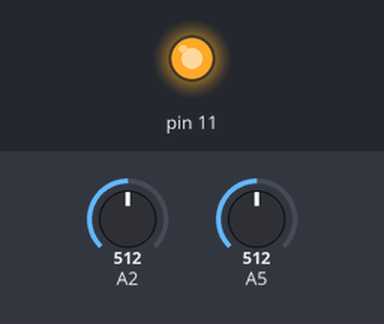
Recording of a sketch running on a simulated Arduino Uno, built with avr-gcc and run on an emulated ATmega328P. On the bench: output pins drawn as LEDs (lit = HIGH). The inputs (shaded band) are chosen by the test bench; at power-on: A2 = 512, A5 = 512.

Above: at 1.2 s.
1.3 s: A2 set to 195
2.8 s: A2 set to 168
At 4.0 s:
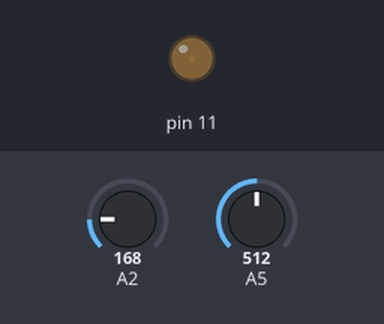
4.3 s: A5 set to 477
5.8 s: A5 set to 454
At 6.3 s:
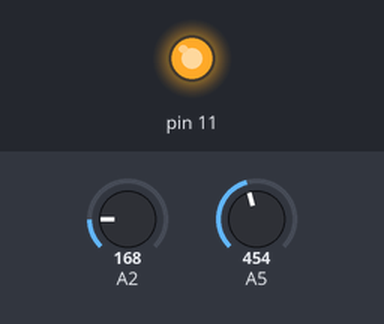
7.3 s: A5 set to 511
At 8.5 s:
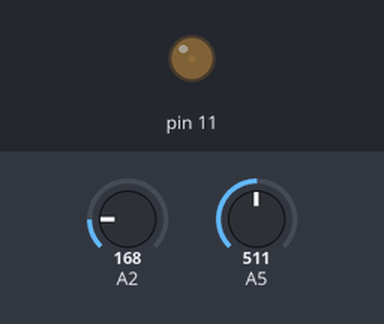
8.8 s: A5 set to 306
At 9.8 s:
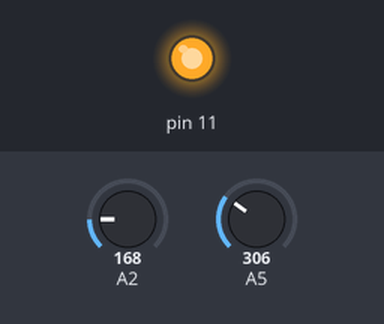
Timing chart, 0 to 11.3 s (numbered marks = the images above; inputs shaded):
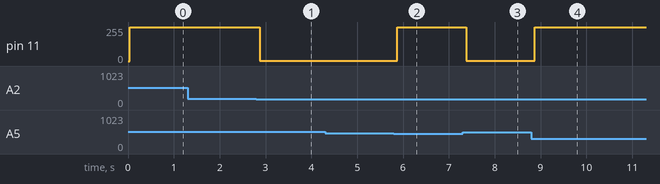

The sketch:

buck_conv.ino
```cpp
float measureVoltage(int pin, float Max)
{
  float voltage = analogRead(pin);
  voltage = (voltage * Max) / 1024.0;
  return voltage;
}

float fmap(float val, float fromLow, float fromHigh, float toLow, float toHigh)
{
  float norm = (val - fromLow) / (fromHigh - fromLow);
  float lerp = norm * (toHigh - toLow) + toLow;
  return lerp;
}
int dutyCycle = 128;
float setVoltage = 0;
float outputVoltage = 0;

void setup() {
  TCCR2B = TCCR2B & B11111000 | B00000001;
  pinMode(A5, 0);
  pinMode(A2, 0);
  pinMode(11, 1);
}

void loop() {
  setVoltage = fmap((float)analogRead(A5), 0.0, 1023.0, 0.0, 20.0);
  outputVoltage = measureVoltage(A2, 55.0);
  if(outputVoltage < setVoltage)
  {
    dutyCycle -= 1;
    dutyCycle = constrain(dutyCycle, 1, 254);
  }
  if(outputVoltage > setVoltage)
  {
    dutyCycle += 1;
    dutyCycle = constrain(dutyCycle, 1, 254);
  }
  analogWrite(11, dutyCycle);
}
```

Measured:
- the behaviour switches between 187 and 186 on A2 (found by bisection; images 0 and 1)
- the behaviour switches between 462 and 461 on A5 (found by bisection; images 1 and 2)
- after the input at 1.3 s, every drawn part: stays the same
- after the input at 2.8 s, pin 11: 254/255 → 1/255 after 0.08 s
- after the input at 4.3 s, every drawn part: stays the same
- after the input at 5.8 s, pin 11: 1/255 → 254/255 after 0.08 s
- after the input at 7.3 s, pin 11: 254/255 → 1/255 after 0.08 s
- after the input at 8.8 s, pin 11: 1/255 → 254/255 after 0.08 s
